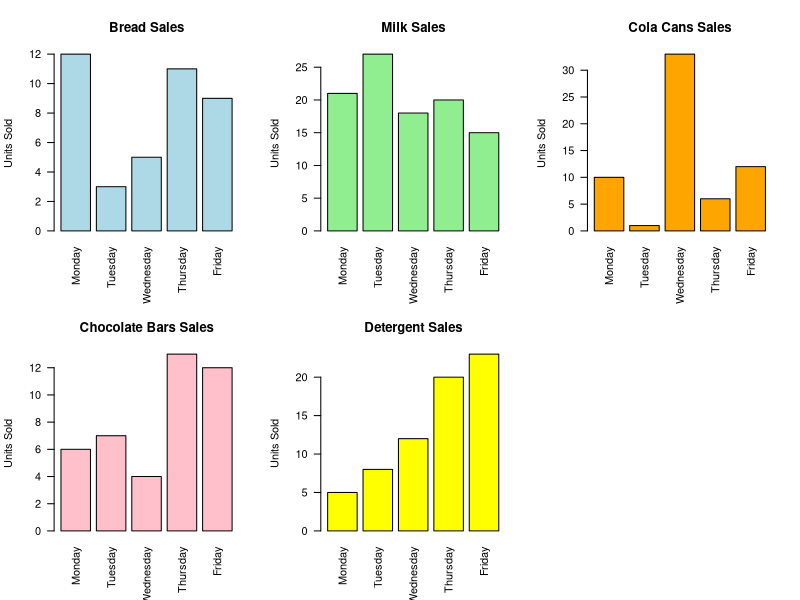

This chart was generated by the following R code:

# Create five numeric vectors
bread <- c(12, 3, 5, 11, 9)
milk <- c(21, 27, 18, 20, 15)
cola_cans <- c(10, 1, 33, 6, 12)
chocolate_bars <- c(6, 7, 4, 13, 12)
detergent <- c(5, 8, 12, 20, 23)

# Display the vectors
print(bread)
print(milk)
print(cola_cans)
print(chocolate_bars)
print(detergent)

# Create a vector for days
days <- c("Monday", "Tuesday", "Wednesday",
          "Thursday", "Friday")

# Visualize the sales of each product
par(mfrow = c(2, 3))

barplot(bread, names.arg = days,
        main = "Bread Sales", col = "lightblue",
        ylab = "Units Sold", las = 2)

barplot(milk, names.arg = days,
        main = "Milk Sales", col = "lightgreen",
        ylab = "Units Sold", las = 2)

barplot(cola_cans, names.arg = days,
        main = "Cola Cans Sales", col = "orange",
        ylab = "Units Sold", las = 2)

barplot(chocolate_bars, names.arg = days,
        main = "Chocolate Bars Sales", col = "pink",
        ylab = "Units Sold", las = 2)

barplot(detergent, names.arg = days,
        main = "Detergent Sales", col = "yellow",
        ylab = "Units Sold", las = 2)

# Reset the plotting layout
par(mfrow = c(1, 1))
